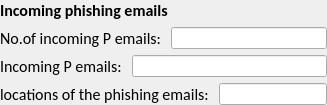
              <widget class="QWidget" name="incomingWidget_P" native="true">
               <layout class="QVBoxLayout" name="incomingFrame_p">
                <property name="spacing">
                 <number>6</number>
                </property>
                <property name="leftMargin">
                 <number>0</number>
                </property>
                <property name="topMargin">
                 <number>0</number>
                </property>
                <property name="rightMargin">
                 <number>0</number>
                </property>
                <property name="bottomMargin">
                 <number>0</number>
                </property>
                <item>
                 <widget class="QLabel" name="label_11">
                  <property name="font">
                   <font>
                    <family>Calibri</family>
                    <pointsize>12</pointsize>
                    <weight>75</weight>
                    <bold>true</bold>
                   </font>
                  </property>
                  <property name="text">
                   <string>Incoming phishing emails</string>
                  </property>
                 </widget>
                </item>
                <item>
                 <widget class="QWidget" name="pIncomingNumBox" native="true">
                  <layout class="QHBoxLayout" name="incomingPNumBox">
                   <property name="leftMargin">
                    <number>0</number>
                   </property>
                   <property name="topMargin">
                    <number>0</number>
                   </property>
                   <property name="rightMargin">
                    <number>0</number>
                   </property>
                   <property name="bottomMargin">
                    <number>0</number>
                   </property>
                   <item>
                    <widget class="QLabel" name="label_13">
                     <property name="font">
                      <font>
                       <family>Calibri</family>
                       <pointsize>12</pointsize>
                       <weight>50</weight>
                       <bold>false</bold>
                      </font>
                     </property>
                     <property name="text">
                      <string>No.of incoming P emails: </string>
                     </property>
                    </widget>
                   </item>
                   <item>
                    <widget class="QLineEdit" name="incomingNum_P"/>
                   </item>
                  </layout>
                 </widget>
                </item>
                <item>
                 <widget class="QWidget" name="pIncomingBox" native="true">
                  <layout class="QHBoxLayout" name="incomingPBox">
                   <property name="leftMargin">
                    <number>0</number>
                   </property>
                   <property name="topMargin">
                    <number>0</number>
                   </property>
                   <property name="rightMargin">
                    <number>0</number>
                   </property>
                   <property name="bottomMargin">
                    <number>0</number>
                   </property>
                   <item>
                    <widget class="QLabel" name="label_24">
                     <property name="font">
                      <font>
                       <family>Calibri</family>
                       <pointsize>12</pointsize>
                       <weight>50</weight>
                       <bold>false</bold>
                      </font>
                     </property>
                     <property name="text">
                      <string>Incoming P emails: </string>
                     </property>
                    </widget>
                   </item>
                   <item>
                    <widget class="QLineEdit" name="incoming_P"/>
                   </item>
                  </layout>
                 </widget>
                </item>
                <item>
                 <widget class="QWidget" name="pIncomingLocBox" native="true">
                  <layout class="QHBoxLayout" name="incomingPLocBox">
                   <property name="leftMargin">
                    <number>0</number>
                   </property>
                   <property name="topMargin">
                    <number>0</number>
                   </property>
                   <property name="rightMargin">
                    <number>0</number>
                   </property>
                   <property name="bottomMargin">
                    <number>0</number>
                   </property>
                   <item>
                    <widget class="QLabel" name="label_18">
                     <property name="font">
                      <font>
                       <family>Calibri</family>
                       <pointsize>12</pointsize>
                       <weight>50</weight>
                       <bold>false</bold>
                      </font>
                     </property>
                     <property name="text">
                      <string>locations of the phishing emails: </string>
                     </property>
                    </widget>
                   </item>
                   <item>
                    <widget class="QLineEdit" name="incomingLoc_P"/>
                   </item>
                  </layout>
                 </widget>
                </item>
               </layout>
              </widget>
